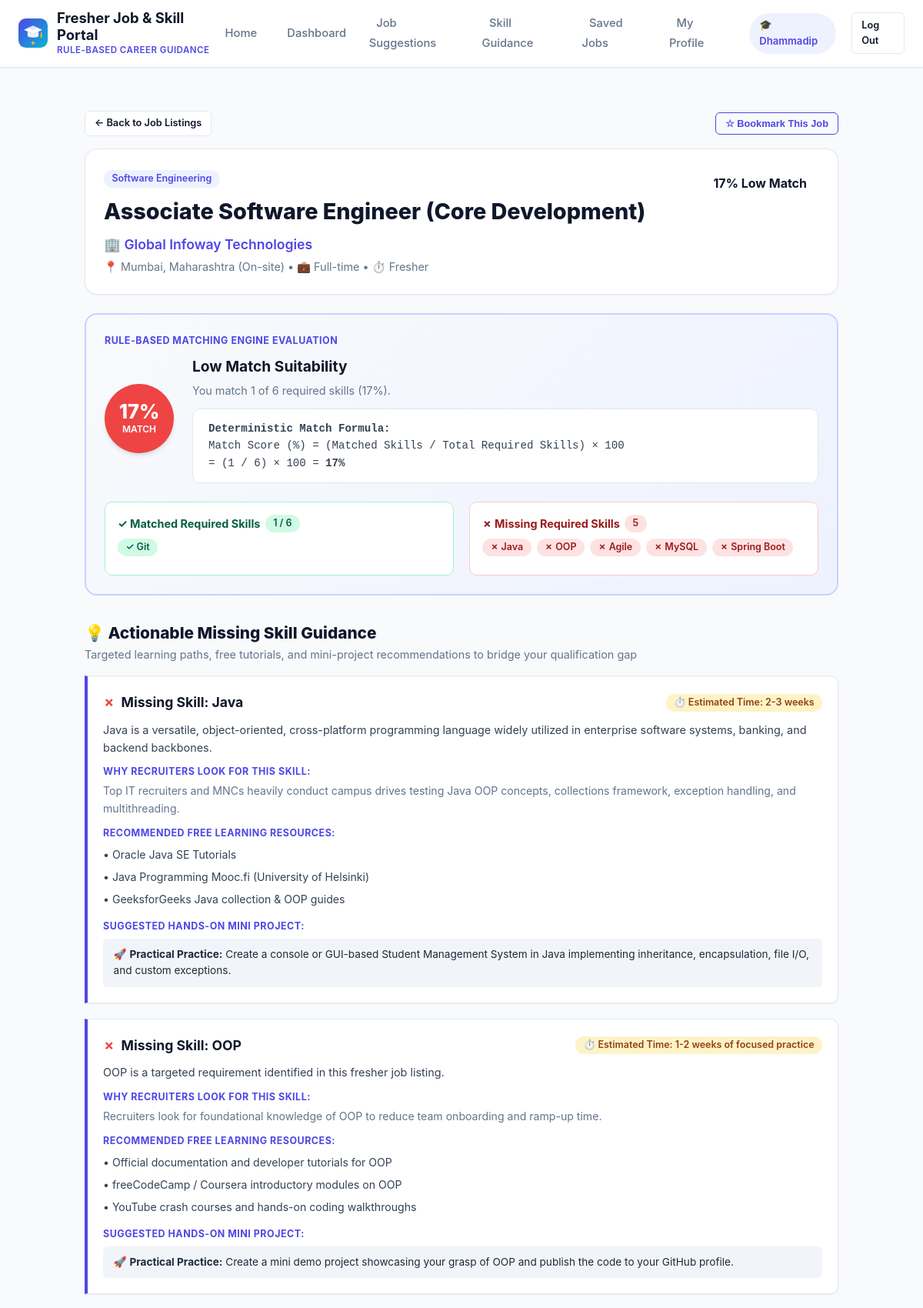
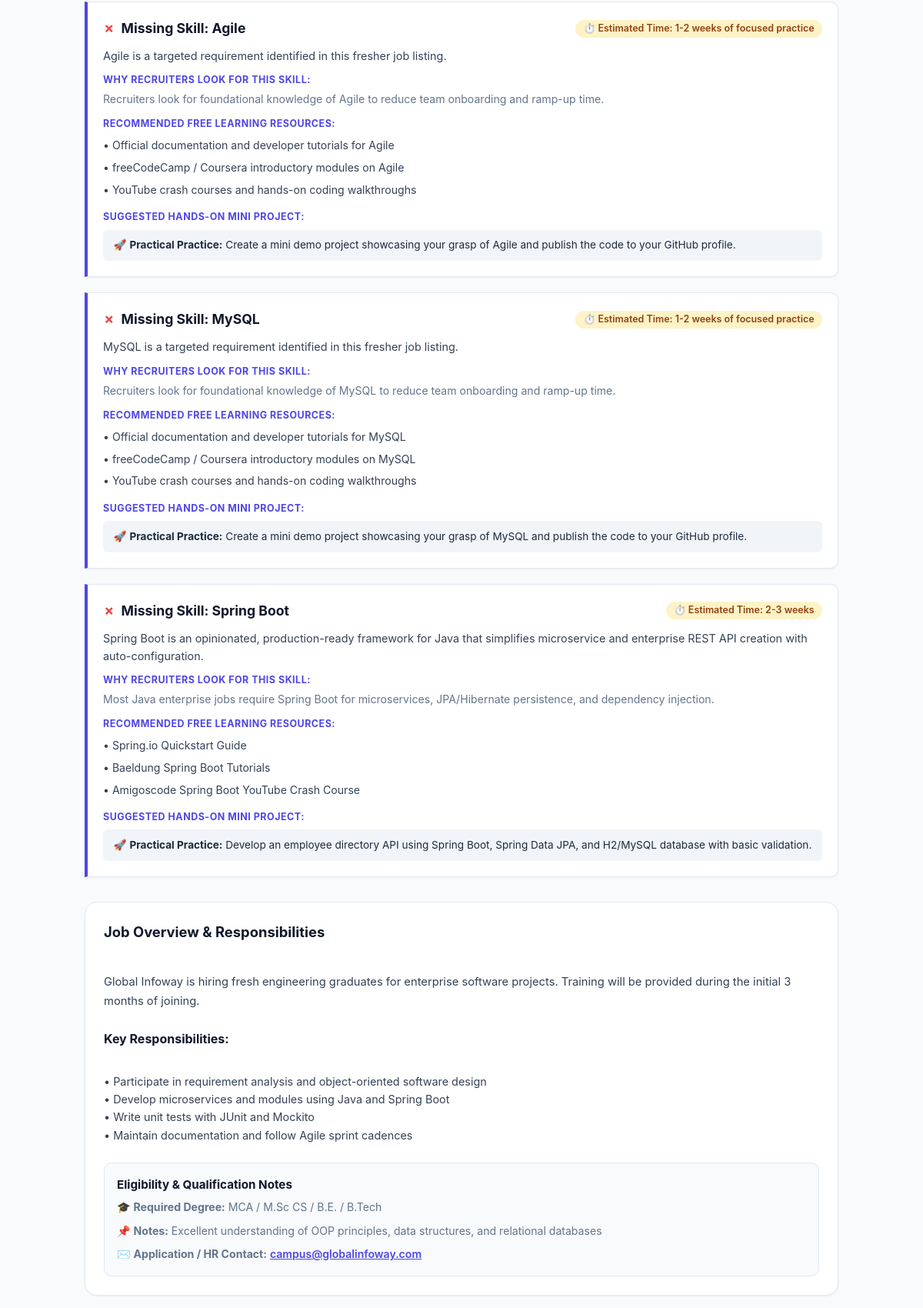
Page /student/job/3 (signed in, upper part) on the committed database (2 pictures, top to bottom).
### tables this page shows
CREATE TABLE users (
    id INTEGER PRIMARY KEY AUTOINCREMENT,
    full_name TEXT NOT NULL,
    email TEXT UNIQUE NOT NULL,
    password_hash TEXT NOT NULL,
    role TEXT NOT NULL CHECK(role IN ('student', 'admin')),
    created_at TIMESTAMP DEFAULT CURRENT_TIMESTAMP
);

CREATE TABLE jobs (
    id INTEGER PRIMARY KEY AUTOINCREMENT,
    title TEXT NOT NULL,
    company TEXT NOT NULL,
    location TEXT NOT NULL,
    role_category TEXT NOT NULL,
    job_type TEXT DEFAULT 'Full-time',
    education_req TEXT NOT NULL,
    experience_req TEXT DEFAULT 'Fresher',
    required_skills TEXT NOT NULL,
    description TEXT NOT NULL,
    responsibilities TEXT DEFAULT '',
    eligibility_notes TEXT DEFAULT '',
    contact_email TEXT DEFAULT '',
    is_active INTEGER DEFAULT 1,
    created_at TIMESTAMP DEFAULT CURRENT_TIMESTAMP,
    updated_at TIMESTAMP DEFAULT CURRENT_TIMESTAMP
);

CREATE TABLE skill_guidance (
    id INTEGER PRIMARY KEY AUTOINCREMENT,
    skill_name TEXT UNIQUE NOT NULL,
    category TEXT DEFAULT 'General',
    description TEXT NOT NULL,
    why_it_matters TEXT NOT NULL,
    recommended_resources TEXT NOT NULL,
    mini_project_idea TEXT NOT NULL,
    estimated_time TEXT DEFAULT '1-2 weeks'
);

### app.py (the view)
    @app.route('/student/job/<int:job_id>')
    @student_required
    def student_job_detail(job_id):
        user_id = session['user_id']
        job = models.get_job_by_id(job_id)
        if not job:
            flash('Job posting not found.', 'danger')
            return redirect(url_for('student_jobs'))
        profile = models.get_student_profile(user_id)
        cand_skills = profile['skills'] if profile else ''
        match_info = matching_engine.calculate_match(cand_skills, job['required_skills'])
        guidance = matching_engine.get_skill_guidance(match_info['missing_skills'], get_db())
        is_saved = models.is_job_saved(user_id, job_id)
        return render_template(
            'student/job_detail.html',
            job=job,
            match=match_info,
            guidance=guidance,
            is_saved=is_saved,
            cand_skills_list=matching_engine.parse_skills(cand_skills),
            req_skills_list=matching_engine.parse_skills(job['required_skills']),
            title=f"{job['title']} - Match & Skill Guidance"
        )

### templates/student/job_detail.html (shortened to what this page needs)
{% extends 'base.html' %}
{% block content %}
<div style="max-width: 980px; margin: 0 auto;">
  <div style="margin-bottom: 1rem; display: flex; justify-content: space-between; align-items: center;">
    <a href="{{ url_for('student_jobs') }}" class="btn btn-secondary btn-sm">
      &larr; Back to Job Listings
    </a>
    <form method="POST" action="{{ url_for('student_toggle_save_job', job_id=job.id) }}">
      <button type="submit" class="btn btn-outline-primary btn-sm">
        {% if is_saved %}★ Bookmarked in Saved Jobs{% else %}☆ Bookmark This Job{% endif %}
      </button>
    </form>
  </div>
  <div class="card" style="margin-bottom: 1.5rem;">
    <div style="display: flex; justify-content: space-between; align-items: flex-start; flex-wrap: wrap; gap: 1rem;">
      <div>
        <span class="badge badge-primary" style="margin-bottom: 0.5rem;">{{ job.role_category }}</span>
        <h1 style="font-size: 1.8rem; font-weight: 800; color: var(--text-main); margin-bottom: 0.35rem;">
          {{ job.title }}
        </h1>
        <div style="font-size: 1.1rem; color: var(--primary); font-weight: 600;">
          🏢 {{ job.company }}
        </div>
        <div style="font-size: 0.9rem; color: var(--text-muted); margin-top: 0.2rem;">
          📍 {{ job.location }} &bull; 💼 {{ job.job_type }} &bull; ⏱️ {{ job.experience_req }}
        </div>
      </div>
      <div style="text-align: right;">
        <span class="match-score-badge {{ match.badge_class }}" style="font-size: 1rem; padding: 0.5rem 1rem;">
          {{ match.match_score }}% {{ match.match_level }}
        </span>
      </div>
    </div>
  </div>
  <div class="match-calculator-card">
    <div style="font-size: 0.78rem; font-weight: 700; color: var(--primary); text-transform: uppercase; letter-spacing: 0.5px; margin-bottom: 0.5rem;">
      RULE-BASED MATCHING ENGINE EVALUATION
    </div>
    <div class="match-score-radial">
      <div class="score-circle {{ match.badge_class }}">
        <div class="number">{{ match.match_score }}%</div>
        <div class="unit">Match</div>
      </div>
      <div style="flex: 1; min-width: 250px;">
        <h3 style="font-size: 1.2rem; font-weight: 700; margin-bottom: 0.25rem;">
          {{ match.match_level }} Suitability
        </h3>
        <p style="font-size: 0.9rem; color: var(--text-muted);">
          {{ match.summary_text }}
        </p>
        <div class="formula-card">
          <strong>Deterministic Match Formula:</strong><br>
          Match Score (%) = (Matched Skills / Total Required Skills) &times; 100<br>
          = ({{ match.matched_count }} / {{ match.total_required }}) &times; 100 = <strong>{{ match.match_score }}%</strong>
        </div>
      </div>
    </div>
    <div style="display: grid; grid-template-columns: repeat(auto-fit, minmax(260px, 1fr)); gap: 1.25rem; margin-top: 1.5rem;">
      <div style="background: #ffffff; border: 1px solid #a7f3d0; border-radius: var(--radius-md); padding: 1rem;">
        <div style="font-weight: 700; color: var(--success-dark); font-size: 0.9rem; margin-bottom: 0.5rem; display: flex; align-items: center; gap: 0.4rem;">
          <span>✓ Matched Required Skills</span>
          <span class="badge badge-success">{{ match.matched_skills|length }} / {{ match.total_required }}</span>
        </div>
        {% if match.matched_skills %}
          <div class="skill-tags">
            {% for s in match.matched_skills %}
              <span class="badge badge-success">✓ {{ s }}</span>
            {% endfor %}
          </div>
        {% else %}
          <p style="font-size: 0.82rem; color: var(--text-muted);">None of your currently logged skills match this vacancy.</p>
        {% endif %}
      </div>
      <div style="background: #ffffff; border: 1px solid #fecaca; border-radius: var(--radius-md); padding: 1rem;">
        <div style="font-weight: 700; color: var(--danger-dark); font-size: 0.9rem; margin-bottom: 0.5rem; display: flex; align-items: center; gap: 0.4rem;">
          <span>✗ Missing Required Skills</span>
          <span class="badge badge-danger">{{ match.missing_skills|length }}</span>
        </div>
        {% if match.missing_skills %}
          <div class="skill-tags">
            {% for s in match.missing_skills %}
              <span class="badge badge-danger">✗ {{ s }}</span>
            {% endfor %}
          </div>
        {% else %}
          <p style="font-size: 0.85rem; color: var(--success-dark); font-weight: 600;">
            Awesome! You possess 100% of the required technical skills for this role.
          </p>
        {% endif %}
      </div>
    </div>
  </div>
  {% if guidance %}
    <section style="margin-bottom: 2rem;">
      <div class="dashboard-header" style="margin-bottom: 1rem;">
        <div class="dashboard-title">
          <h3 style="font-size: 1.3rem; font-weight: 800; color: var(--text-main);">
            💡 Actionable Missing Skill Guidance
          </h3>
          <p>Targeted learning paths, free tutorials, and mini-project recommendations to bridge your qualification gap</p>
        </div>
      </div>
      {% for item in guidance %}
        <div class="guidance-card">
          <div class="guidance-header">
            <div class="guidance-skill-name">
              <span style="color: var(--danger);">✗</span>
              <span>Missing Skill: <strong>{{ item.skill_name }}</strong></span>
            </div>
            <span class="badge badge-warning">⏱️ Estimated Time: {{ item.estimated_time }}</span>
          </div>
          <p style="font-size: 0.9rem; color: #334155; margin-bottom: 0.5rem;">
            {{ item.description }}
          </p>
          <div class="guidance-section-title">WHY RECRUITERS LOOK FOR THIS SKILL:</div>
          <p style="font-size: 0.88rem; color: var(--text-muted); margin-bottom: 0.5rem;">
            {{ item.why_it_matters }}
          </p>
          <div class="guidance-section-title">RECOMMENDED FREE LEARNING RESOURCES:</div>
          <ul class="resource-list">
            {% for res in item.resources %}
              <li>{{ res }}</li>
            {% endfor %}
          </ul>
          <div class="guidance-section-title">SUGGESTED HANDS-ON MINI PROJECT:</div>
          <div class="mini-project-box">
            🚀 <strong>Practical Practice:</strong> {{ item.mini_project }}
          </div>
        </div>
      {% endfor %}
    </section>
  {% endif %}
  <div class="card" style="margin-bottom: 2rem;">
    <h3 style="font-size: 1.15rem; font-weight: 700; margin-bottom: 0.75rem; color: var(--text-main);">
      Job Overview &amp; Responsibilities
    </h3>
    <div style="font-size: 0.92rem; color: #334155; line-height: 1.7; white-space: pre-line; margin-bottom: 1.5rem;">
      {{ job.description }}
    </div>
    {% if job.responsibilities %}
      <h4 style="font-size: 1rem; font-weight: 700; margin-bottom: 0.5rem; color: var(--text-main);">
        Key Responsibilities:
      </h4>
      <div style="font-size: 0.9rem; color: #334155; line-height: 1.6; white-space: pre-line; margin-bottom: 1.5rem;">
        {{ job.responsibilities }}
      </div>
    {% endif %}
    <div style="background: var(--bg-main); border: 1px solid var(--border-color); border-radius: var(--radius-md); padding: 1rem; margin-top: 1rem;">
      <h4 style="font-size: 0.95rem; font-weight: 700; margin-bottom: 0.4rem; color: var(--text-main);">
        Eligibility &amp; Qualification Notes
      </h4>
      <p style="font-size: 0.88rem; color: var(--text-muted); margin-bottom: 0.5rem;">
        🎓 <strong>Required Degree:</strong> {{ job.education_req }}
      </p>
      {% if job.eligibility_notes %}
        <p style="font-size: 0.88rem; color: var(--text-muted); margin-bottom: 0.5rem;">
          📌 <strong>Notes:</strong> {{ job.eligibility_notes }}
        </p>
      {% endif %}
      {% if job.contact_email %}
        <p style="font-size: 0.88rem; color: var(--text-muted);">
          ✉️ <strong>Application / HR Contact:</strong> <a href="mailto:{{ job.contact_email }}" style="color: var(--primary); font-weight: 600;">{{ job.contact_email }}</a>
        </p>
      {% endif %}
    </div>
  </div>
</div>
{% endblock %}

### templates/base.html (shortened to what this page needs)
<!DOCTYPE html>
<html lang="en">
<head>
  <link rel="stylesheet" href="{{ url_for('static', filename='css/style.css') }}">
  <link rel="stylesheet" href="{{ url_for('static', filename='css/dashboard.css') }}">
</head>
<body>
  <nav class="navbar">
    <div class="nav-container">
      <a href="{{ url_for('index') }}" class="brand">
        <img src="{{ url_for('static', filename='images/logo.svg') }}" alt="Logo">
        <div>
          <div class="brand-title">Fresher Job &amp; Skill Portal</div>
          <div class="brand-sub">Rule-Based Career Guidance</div>
        </div>
      </a>
      <ul class="nav-links">
        <li><a href="{{ url_for('index') }}" class="nav-link">Home</a></li>
        {% if is_authenticated %}
          {% if is_student %}
            <li><a href="{{ url_for('student_dashboard') }}" class="nav-link">Dashboard</a></li>
            <li><a href="{{ url_for('student_jobs') }}" class="nav-link">Job Suggestions</a></li>
            <li><a href="{{ url_for('student_skill_guidance') }}" class="nav-link">Skill Guidance</a></li>
            <li><a href="{{ url_for('student_saved_jobs') }}" class="nav-link">Saved Jobs</a></li>
            <li><a href="{{ url_for('student_profile') }}" class="nav-link">My Profile</a></li>
            <li>
              <span class="user-badge student">
                🎓 {{ current_user['full_name'].split(' ')[0] }}
              </span>
            </li>
          {% endif %}
          <li><a href="{{ url_for('logout') }}" class="btn btn-secondary btn-sm">Log Out</a></li>
        {% else %}
          <li><a href="{{ url_for('login') }}" class="btn btn-secondary btn-sm">Sign In</a></li>
          <li><a href="{{ url_for('register') }}" class="btn btn-primary btn-sm">Student Register</a></li>
        {% endif %}
      </ul>
    </div>
  </nav>
  <main class="main-content">
    {% if not_found %}
      <div class="card" style="text-align: center; padding: 3rem;">
        <h2>404 - Page Not Found</h2>
        <p style="color: var(--text-muted); margin: 1rem 0;">The page you are looking for does not exist or has been moved.</p>
        <a href="{{ url_for('index') }}" class="btn btn-primary">Return to Home</a>
      </div>
    {% elif server_error %}
      <div class="card" style="text-align: center; padding: 3rem;">
        <h2>500 - Application Error</h2>
        <p style="color: var(--text-muted); margin: 1rem 0;">An unexpected internal error occurred. Please try again.</p>
        <a href="{{ url_for('index') }}" class="btn btn-primary">Return to Home</a>
      </div>
    {% else %}
      {% block content %}{% endblock %}
    {% endif %}
  </main>
</body>
</html>

### rows in the picture
users: full_name "Dhammadip"
jobs: role_category "Software Engineering", title "Associate Software Engineer (Core Development)", company "Global Infoway Technologies", location "Mumbai, Maharashtra (On-site)", job_type "Full-time", experience_req "Fresher", description "Global Infoway is hiring fresh engineering graduates for enterprise software projects. Training will be provided during the initial 3 months of joining.", responsibilities "• Participate in requirement analysis and object-oriented software design • Develop microservices and modules using Java and Spring Boot • Write unit tests with JUnit and Mockito • Maintain documentation and follow Agile sprint cadences", education_req "MCA / M.Sc CS / B.E. / B.Tech", eligibility_notes "Excellent understanding of OOP principles, data structures, and relational databases", contact_email "campus@globalinfoway.com"
skill_guidance: skill_name "Java", estimated_time "2-3 weeks", description "Java is a versatile, object-oriented, cross-platform programming language widely utilized in enterprise software systems, banking, and backend backbones.", why_it_matters "Top IT recruiters and MNCs heavily conduct campus drives testing Java OOP concepts, collections framework, exception handling, and multithreading.", resources "• Oracle Java SE Tutorials" "• Java Programming Mooc.fi (University of Helsinki)" "• GeeksforGeeks Java collection & OOP guides", mini_project "Create a console or GUI-based Student Management System in Java implementing inheritance, encapsulation, file I/O, and custom exceptions."
skill_guidance: skill_name "Spring Boot", estimated_time "2-3 weeks", description "Spring Boot is an opinionated, production-ready framework for Java that simplifies microservice and enterprise REST API creation with auto-configuration.", why_it_matters "Most Java enterprise jobs require Spring Boot for microservices, JPA/Hibernate persistence, and dependency injection.", resources "• Spring.io Quickstart Guide" "• Baeldung Spring Boot Tutorials" "• Amigoscode Spring Boot YouTube Crash Course", mini_project "Develop an employee directory API using Spring Boot, Spring Data JPA, and H2/MySQL database with basic validation."

### other values in the picture
{{ match.match_score }} "17"
{{ match.match_level }} "Low Match"
{{ match.summary_text }} "You match 1 of 6 required skills (17%)."
{{ match.matched_count }} "1"
{{ match.total_required }} "6"
{{ match.matched_skills|length }} "1"
{{ s }} "Git"
{{ match.missing_skills|length }} "5"
{{ s }} "Java" "OOP" "Agile" "MySQL" "Spring Boot"
{{ item.skill_name }} "OOP" "Agile" "MySQL"
{{ item.estimated_time }} "1-2 weeks of focused practice" "1-2 weeks of focused practice" "1-2 weeks of focused practice"
{{ item.description }} "OOP is a targeted requirement identified in this fresher job listing." "Agile is a targeted requirement identified in this fresher job listing." "MySQL is a targeted requirement identified in this fresher job listing."
{{ item.why_it_matters }} "Recruiters look for foundational knowledge of OOP to reduce team onboarding and ramp-up time." "Recruiters look for foundational knowledge of Agile to reduce team onboarding and ramp-up time." "Recruiters look for foundational knowledge of MySQL to reduce team onboarding and ramp-up time."
{{ res }} "• Official documentation and developer tutorials for OOP" "• freeCodeCamp / Coursera introductory modules on OOP" "• YouTube crash courses and hands-on coding walkthroughs" "• Official documentation and developer tutorials for Agile" "• freeCodeCamp / Coursera introductory modules on Agile" "• YouTube crash courses and hands-on coding walkthroughs" "• Official documentation and developer tutorials for MySQL" "• freeCodeCamp / Coursera introductory modules on MySQL" "• YouTube crash courses and hands-on coding walkthroughs"
{{ item.mini_project }} "Create a mini demo project showcasing your grasp of OOP and publish the code to your GitHub profile." "Create a mini demo project showcasing your grasp of Agile and publish the code to your GitHub profile." "Create a mini demo project showcasing your grasp of MySQL and publish the code to your GitHub profile."
